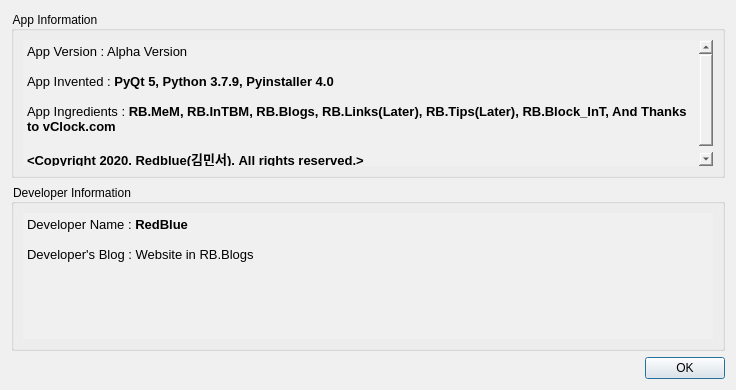
<?xml version="1.0" encoding="UTF-8"?>
<ui version="4.0">
 <class>Dialog</class>
 <widget class="QDialog" name="Dialog">
  <property name="geometry">
   <rect>
    <x>0</x>
    <y>0</y>
    <width>736</width>
    <height>390</height>
   </rect>
  </property>
  <property name="windowTitle">
   <string>Dialog</string>
  </property>
  <property name="styleSheet">
   <string notr="true">background-color: rgb(240, 240, 240);</string>
  </property>
  <layout class="QVBoxLayout" name="verticalLayout">
   <item>
    <widget class="QGroupBox" name="groupBox">
     <property name="title">
      <string>App Information</string>
     </property>
     <layout class="QGridLayout" name="gridLayout">
      <item row="0" column="0">
       <widget class="QTextEdit" name="textEdit">
        <property name="styleSheet">
         <string notr="true">background-color: rgb(240, 240, 240);</string>
        </property>
        <property name="frameShape">
         <enum>QFrame::NoFrame</enum>
        </property>
        <property name="html">
         <string>&lt;!DOCTYPE HTML PUBLIC &quot;-//W3C//DTD HTML 4.0//EN&quot; &quot;http://www.w3.org/TR/REC-html40/strict.dtd&quot;&gt;
&lt;html&gt;&lt;head&gt;&lt;meta name=&quot;qrichtext&quot; content=&quot;1&quot; /&gt;&lt;style type=&quot;text/css&quot;&gt;
p, li { white-space: pre-wrap; }
&lt;/style&gt;&lt;/head&gt;&lt;body style=&quot; font-family:'Gulim'; font-size:9pt; font-weight:400; font-style:normal;&quot;&gt;
&lt;p style=&quot; margin-top:0px; margin-bottom:0px; margin-left:0px; margin-right:0px; -qt-block-indent:0; text-indent:0px;&quot;&gt;&lt;span style=&quot; font-size:10pt;&quot;&gt;App Version : Alpha Version&lt;/span&gt;&lt;/p&gt;
&lt;p style=&quot;-qt-paragraph-type:empty; margin-top:0px; margin-bottom:0px; margin-left:0px; margin-right:0px; -qt-block-indent:0; text-indent:0px; font-size:10pt;&quot;&gt;&lt;br /&gt;&lt;/p&gt;
&lt;p style=&quot; margin-top:0px; margin-bottom:0px; margin-left:0px; margin-right:0px; -qt-block-indent:0; text-indent:0px;&quot;&gt;&lt;span style=&quot; font-size:10pt;&quot;&gt;App Invented : &lt;/span&gt;&lt;span style=&quot; font-size:10pt; font-weight:600;&quot;&gt;PyQt 5, Python 3.7.9, Pyinstaller 4.0&lt;/span&gt;&lt;/p&gt;
&lt;p style=&quot;-qt-paragraph-type:empty; margin-top:0px; margin-bottom:0px; margin-left:0px; margin-right:0px; -qt-block-indent:0; text-indent:0px; font-size:10pt;&quot;&gt;&lt;br /&gt;&lt;/p&gt;
&lt;p style=&quot; margin-top:0px; margin-bottom:0px; margin-left:0px; margin-right:0px; -qt-block-indent:0; text-indent:0px;&quot;&gt;&lt;span style=&quot; font-size:10pt;&quot;&gt;App Ingredients : &lt;/span&gt;&lt;span style=&quot; font-size:10pt; font-weight:600;&quot;&gt;RB.MeM, RB.InTBM, RB.Blogs, RB.Links(Later), RB.Tips(Later), RB.Block_InT, And Thanks to vClock.com&lt;/span&gt;&lt;/p&gt;
&lt;p style=&quot;-qt-paragraph-type:empty; margin-top:0px; margin-bottom:0px; margin-left:0px; margin-right:0px; -qt-block-indent:0; text-indent:0px; font-size:10pt; font-weight:600;&quot;&gt;&lt;br /&gt;&lt;/p&gt;
&lt;p style=&quot; margin-top:0px; margin-bottom:0px; margin-left:0px; margin-right:0px; -qt-block-indent:0; text-indent:0px;&quot;&gt;&lt;span style=&quot; font-size:10pt; font-weight:600;&quot;&gt;&amp;lt;Copyright 2020. Redblue(김민서). All rights reserved.&amp;gt;&lt;/span&gt;&lt;/p&gt;&lt;/body&gt;&lt;/html&gt;</string>
        </property>
       </widget>
      </item>
     </layout>
    </widget>
   </item>
   <item>
    <widget class="QGroupBox" name="groupBox_2">
     <property name="title">
      <string>Developer Information</string>
     </property>
     <layout class="QGridLayout" name="gridLayout_2">
      <item row="0" column="0">
       <widget class="QTextEdit" name="textEdit_2">
        <property name="styleSheet">
         <string notr="true">background-color: rgb(240, 240, 240);</string>
        </property>
        <property name="frameShape">
         <enum>QFrame::NoFrame</enum>
        </property>
        <property name="html">
         <string>&lt;!DOCTYPE HTML PUBLIC &quot;-//W3C//DTD HTML 4.0//EN&quot; &quot;http://www.w3.org/TR/REC-html40/strict.dtd&quot;&gt;
&lt;html&gt;&lt;head&gt;&lt;meta name=&quot;qrichtext&quot; content=&quot;1&quot; /&gt;&lt;style type=&quot;text/css&quot;&gt;
p, li { white-space: pre-wrap; }
&lt;/style&gt;&lt;/head&gt;&lt;body style=&quot; font-family:'Gulim'; font-size:9pt; font-weight:400; font-style:normal;&quot;&gt;
&lt;p style=&quot; margin-top:0px; margin-bottom:0px; margin-left:0px; margin-right:0px; -qt-block-indent:0; text-indent:0px;&quot;&gt;&lt;span style=&quot; font-size:10pt;&quot;&gt;Developer Name : &lt;/span&gt;&lt;span style=&quot; font-size:10pt; font-weight:600;&quot;&gt;RedBlue&lt;/span&gt;&lt;/p&gt;
&lt;p style=&quot;-qt-paragraph-type:empty; margin-top:0px; margin-bottom:0px; margin-left:0px; margin-right:0px; -qt-block-indent:0; text-indent:0px; font-size:10pt;&quot;&gt;&lt;br /&gt;&lt;/p&gt;
&lt;p style=&quot; margin-top:0px; margin-bottom:0px; margin-left:0px; margin-right:0px; -qt-block-indent:0; text-indent:0px;&quot;&gt;&lt;span style=&quot; font-size:10pt;&quot;&gt;Developer's Blog : Website in RB.Blogs&lt;/span&gt;&lt;/p&gt;&lt;/body&gt;&lt;/html&gt;</string>
        </property>
       </widget>
      </item>
     </layout>
    </widget>
   </item>
   <item>
    <widget class="QDialogButtonBox" name="buttonBox">
     <property name="orientation">
      <enum>Qt::Horizontal</enum>
     </property>
     <property name="standardButtons">
      <set>QDialogButtonBox::Ok</set>
     </property>
    </widget>
   </item>
  </layout>
 </widget>
 <resources/>
 <connections>
  <connection>
   <sender>buttonBox</sender>
   <signal>accepted()</signal>
   <receiver>Dialog</receiver>
   <slot>accept()</slot>
   <hints>
    <hint type="sourcelabel">
     <x>248</x>
     <y>254</y>
    </hint>
    <hint type="destinationlabel">
     <x>157</x>
     <y>274</y>
    </hint>
   </hints>
  </connection>
  <connection>
   <sender>buttonBox</sender>
   <signal>rejected()</signal>
   <receiver>Dialog</receiver>
   <slot>reject()</slot>
   <hints>
    <hint type="sourcelabel">
     <x>316</x>
     <y>260</y>
    </hint>
    <hint type="destinationlabel">
     <x>286</x>
     <y>274</y>
    </hint>
   </hints>
  </connection>
 </connections>
</ui>
